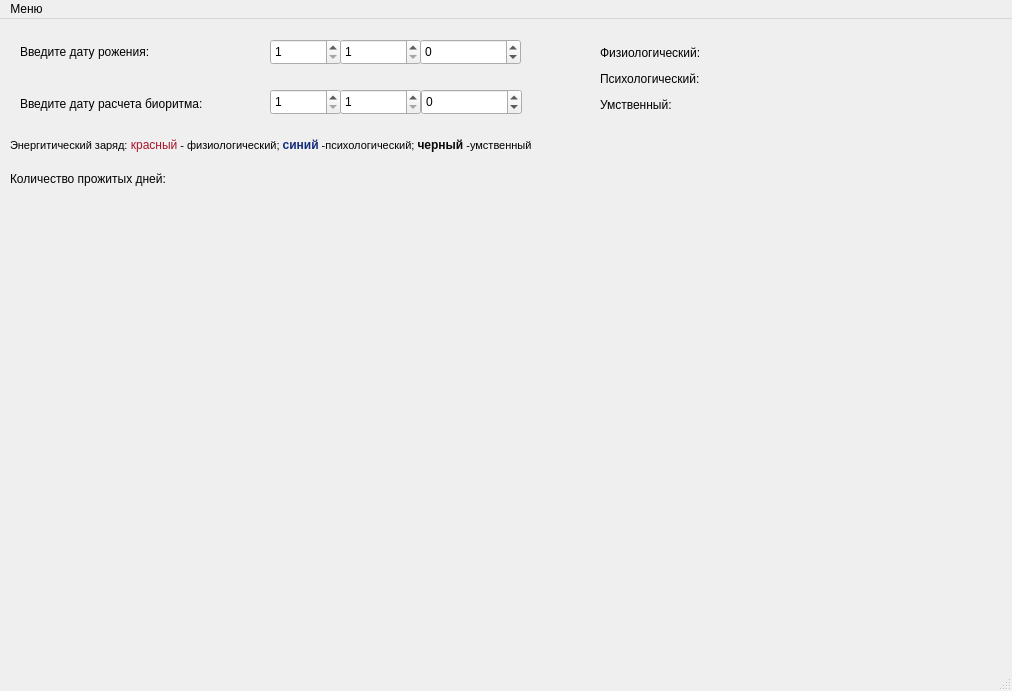
<?xml version="1.0" encoding="UTF-8"?>
<ui version="4.0">
 <class>MainWindow</class>
 <widget class="QMainWindow" name="MainWindow">
  <property name="geometry">
   <rect>
    <x>0</x>
    <y>0</y>
    <width>1012</width>
    <height>691</height>
   </rect>
  </property>
  <property name="mouseTracking">
   <bool>false</bool>
  </property>
  <property name="windowTitle">
   <string>MainWindow</string>
  </property>
  <widget class="QWidget" name="centralwidget">
   <widget class="QLabel" name="label">
    <property name="geometry">
     <rect>
      <x>10</x>
      <y>60</y>
      <width>961</width>
      <height>132</height>
     </rect>
    </property>
    <property name="text">
     <string>&lt;!DOCTYPE HTML PUBLIC &quot;-//W3C//DTD HTML 4.0//EN&quot;
&quot;http://www.w3.org/TR/REC-html40/strict.dtd&quot;&gt;
&lt;html&gt;&lt;head&gt;&lt;meta name=&quot;qrichtext&quot; content=&quot;1&quot; /&gt;&lt;style
type=&quot;text/css&quot;&gt;
p, li { white-space: pre-wrap; }
&lt;/style&gt;&lt;/head&gt;&lt;body style=&quot; font-family:'MS Shell Dlg 2'; font-size:8pt; font-
weight:400; font-style:normal;&quot;&gt;
&lt;p style=&quot; margin-top:12px; margin-bottom:12px; margin-left:0px; margin-right:0px; -qt-block-
indent:0; text-indent:0px;&quot;&gt;Энергитический заряд:&lt;span style=&quot; font-size:9pt; font-
weight:600; color:#a8162c;&quot;&gt; красный&lt;/span&gt; - физиологический; &lt;span
style=&quot; font-size:9pt; font-weight:600; color:#152d7c;&quot;&gt;синий&lt;/span&gt; -
психологический; &lt;span style=&quot; font-size:9pt; font-weight:600;
color:#090909;&quot;&gt;черный&lt;/span&gt; -
умственный&lt;/p&gt;&lt;/body&gt;&lt;/html&gt;</string>
    </property>
   </widget>
   <widget class="QLabel" name="livedays">
    <property name="geometry">
     <rect>
      <x>10</x>
      <y>150</y>
      <width>281</width>
      <height>19</height>
     </rect>
    </property>
    <property name="text">
     <string>Количество прожитых дней: </string>
    </property>
   </widget>
   <widget class="QLabel" name="result_label">
    <property name="geometry">
     <rect>
      <x>600</x>
      <y>20</y>
      <width>291</width>
      <height>81</height>
     </rect>
    </property>
    <property name="text">
     <string>&lt;html&gt;&lt;head/&gt;&lt;body&gt;&lt;p&gt;Физиологический:
&lt;/p&gt;&lt;p&gt;Психологический: &lt;/p&gt;&lt;p&gt;Умственный:
&lt;/p&gt;&lt;/body&gt;&lt;/html&gt;</string>
    </property>
   </widget>
   <widget class="QSpinBox" name="year">
    <property name="geometry">
     <rect>
      <x>420</x>
      <y>20</y>
      <width>101</width>
      <height>26</height>
     </rect>
    </property>
    <property name="minimum">
     <number>-9999</number>
    </property>
    <property name="maximum">
     <number>9999</number>
    </property>
   </widget>
   <widget class="QSpinBox" name="day">
    <property name="geometry">
     <rect>
      <x>270</x>
      <y>20</y>
      <width>71</width>
      <height>26</height>
     </rect>
    </property>
    <property name="minimum">
     <number>1</number>
    </property>
    <property name="maximum">
     <number>31</number>
    </property>
   </widget>
   <widget class="QLabel" name="birthday_label">
    <property name="geometry">
     <rect>
      <x>20</x>
      <y>20</y>
      <width>284</width>
      <height>26</height>
     </rect>
    </property>
    <property name="text">
     <string>&lt;html&gt;&lt;head/&gt;&lt;body&gt;&lt;p&gt;&lt;span style=&quot; font-
size:10pt;&quot;&gt;Введите дату
рожения:&lt;/span&gt;&lt;/p&gt;&lt;/body&gt;&lt;/html&gt;</string>
    </property>
   </widget>
   <widget class="QLabel" name="current_label">
    <property name="geometry">
     <rect>
      <x>20</x>
      <y>70</y>
      <width>284</width>
      <height>30</height>
     </rect>
    </property>
    <property name="text">
     <string>&lt;html&gt;&lt;head/&gt;&lt;body&gt;&lt;p&gt;&lt;span style=&quot; font-
size:10pt;&quot;&gt;Введите дату расчета
биоритма:&lt;/span&gt;&lt;/p&gt;&lt;/body&gt;&lt;/html&gt;</string>
    </property>
   </widget>
   <widget class="QSpinBox" name="month">
    <property name="geometry">
     <rect>
      <x>340</x>
      <y>20</y>
      <width>81</width>
      <height>26</height>
     </rect>
    </property>
    <property name="minimum">
     <number>1</number>
    </property>
    <property name="maximum">
     <number>12</number>
    </property>
   </widget>
   <widget class="QSpinBox" name="day1">
    <property name="geometry">
     <rect>
      <x>270</x>
      <y>70</y>
      <width>71</width>
      <height>26</height>
     </rect>
    </property>
    <property name="minimum">
     <number>1</number>
    </property>
    <property name="maximum">
     <number>31</number>
    </property>
   </widget>
   <widget class="QSpinBox" name="month1">
    <property name="geometry">
     <rect>
      <x>340</x>
      <y>70</y>
      <width>81</width>
      <height>26</height>
     </rect>
    </property>
    <property name="minimum">
     <number>1</number>
    </property>
    <property name="maximum">
     <number>12</number>
    </property>
   </widget>
   <widget class="QSpinBox" name="year1">
    <property name="geometry">
     <rect>
      <x>421</x>
      <y>70</y>
      <width>101</width>
      <height>26</height>
     </rect>
    </property>
    <property name="minimum">
     <number>-9999</number>
    </property>
    <property name="maximum">
     <number>9999</number>
    </property>
   </widget>
  </widget>
  <widget class="QMenuBar" name="menubar">
   <property name="geometry">
    <rect>
     <x>0</x>
     <y>0</y>
     <width>1012</width>
     <height>26</height>
    </rect>
   </property>
   <widget class="QMenu" name="menu">
    <property name="title">
     <string>Меню</string>
    </property>
    <addaction name="action"/>
    <addaction name="action_2"/>
   </widget>
   <addaction name="menu"/>
  </widget>
  <widget class="QStatusBar" name="statusbar"/>
  <action name="action">
   <property name="text">
    <string>Выход</string>
   </property>
  </action>
  <action name="action_2">
   <property name="text">
    <string>О программе</string>
   </property>
  </action>
 </widget>
 <resources/>
 <connections/>
</ui>
